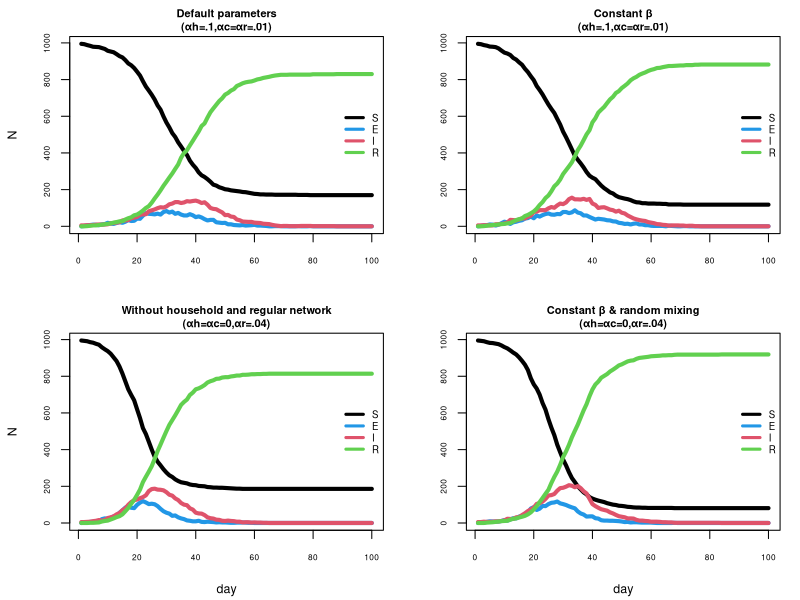

The R script that drew this image:
# Team Members: 
# 1. Shivasharini Govindasamy (Sharuuu27) - S2766392
# 2. Yu-Hsuan Hung (YuHsuan07) - S2793274
# 3. Yasuhiro Hara (hiroh-git) - S2826059

# Team Contributions:
# Yasuhiro - 
# Yu-Hsuan - 
# Shivasharini - 

## Code to [...].
## The challenge is that [...].
## 3 strategies are suggested:
## 1. [...].
## 2. [...].
## 3. [...].
## [...]. 

set.seed(0)
## Question 1
### To assign the n people to their unique household ID

n <- 1000
hmax <- 5

h <- sample(rep(1:n, times = sample(1:hmax, n, replace = TRUE))[1:n])


## Question 2
### To assign Sociability Parameter (Beta-i)
generate_beta <- function(n = 1000, bmu = 5e-5, bsc = 1e-5) {
  beta <- rgamma(n, shape=bmu/bsc, scale=bsc)
  return(beta)
}  

beta <- generate_beta()

### To assign regular network relations

get.net <- function(beta, h, nc = 15) {
  
  n <- length(beta) 
  mean_beta <- mean(beta)
  prob_denominator <- mean_beta^2 * (n - 1)
  
  network <- replicate(n, integer(0), simplify = FALSE) 
  #creating network list of all n people
  
  for (i in 1:(n - 1)) {
    for (j in (i + 1):n) { # to make sure the pairs are not itself
      if (h[i] == h[j]) { 
        next # if i and j of the same household, go to the next pair
      }
      
      link <- (nc * beta[i] * beta[j]) / prob_denominator 
      # probability of contact network
      
      link <- min(link, 1) # to ensure the probability does not exceed 1
      
      if (runif(1) < link) { # to check weather i and j are regular contacts
        network[[i]] <- c(network[[i]], j) # assign i to j's contact list
        network[[j]] <- c(network[[j]], i) # assign j to i's contact list
      }
    }
  }
  
  return(network)
}

alink <- get.net(beta, h)


## Question3
## SEIR simulation model with social structure
nseir <- function(beta, h, alink, alpha = c(.1, .01, .01), delta = .2, 
                  gamma = .4, nc = 15,nt = 100, pinf = .005) {
  ## beta = the transmission rate parameter;
  ## h = household each person belongs to;
  ## alpha = the daily probs I[i] -> S[j]
  ## gamma = daily prob E -> I; delta = daily prob I -> R;
  ## nc = Average contacts; nt = number of days
  ## pinf = initial proportion infected.
  
  ##Initialization 
  set.seed(0)
  n <- length(beta)
  x <- rep(0, n)
  ni <- round(n * pinf)
  
  ## Randomly set the initial number of infected individuals (I=2)
  x[sample(n, ni)] <- 2
  
  ## Pre-calculate constant denominator for 3rd way
  mean_beta <- mean(beta)
  prob_deno <- mean_beta^2 * (n - 1)
  
  ## Set up storage for each state
  S <- E <- I <- R <- rep(0, nt)
  
  ## Record initial population counts (Day 1)
  S[1] <- n-ni;I[1] <- ni
  
  ## Loop over the remaining days
  for (t in 2:nt) {
    
    u <- runif(n)          ## generate uniform random deviates
    I_idx <- which(x == 2) ## get infection indices
    
    x[x == 2 & u < delta] <- 3 ## I -> R with prob delta
    x[x == 1 & u < gamma] <- 2 ## E -> I with prob gamma
    
    # S -> E (Three ways)
    for (i in I_idx) {  ## Loop through each infector i
      h_id <- h[i]      ## get the household ID of i
      net <- alink[[i]] ## get the regular network contacts (indices) of i
      
      ## 1st way: household transmission
      ## find people who are S(0) and in i's household
      S_in_hh_idx <- which(x == 0 & h == h_id)
      ## check if there are any S targets in the household
      if (length(S_in_hh_idx) > 0) {
        ## generate uniform random deviates
        u_hh <- runif(length(S_in_hh_idx))
        ## determine who is infected (prob alpha[1]).
        x[S_in_hh_idx[u_hh < alpha[1]]] <- 1 ## S-> E with prob alpha[1]
      }
      
      ## 2nd way: Regular Network Transmission
      ## Filter out contacts who are still S(0)
      S_net_idx <- net[x[net] == 0]
      ### check if there are any S targets in the regular network
      if (length(S_net_idx) > 0) {
        ## generate uniform random deviates
        u_net <- runif(length(S_net_idx))
        ## determine who is infected (prob alpha[2])
        x[S_net_idx[u_net < alpha[2]]] <- 1 ## S-> E with prob alpha[2]
      }
      
      ## 3rd way: Irrespective Transmission
      S_all_idx <- which(x == 0)
      ## check if there are any S targets
      if (length(S_all_idx) > 0) {
        ## Setting P_random
        ## Use pmin to cap probability at 1
        P_random <- pmin(alpha[3] * nc * beta[i] * beta[S_all_idx] / prob_deno, 1)
        ## generate uniform random deviates
        u_random <- runif(length(S_all_idx))
        ## determine who is infected (prob P_random)
        x[S_all_idx[u_random < P_random]] <- 1 ## S-> E with prob P_random
      }
    }
    
    ## Store daily results
    S[t] <- sum(x == 0); E[t] <- sum(x == 1)
    I[t] <- sum(x == 2); R[t] <- sum(x == 3)
  }
  
  return(list(S = S, E = E, I = I, R = R))
}


## Question4
## A function to nicely plot the dynamics of the simulated population states
plot_graphs <- function(alphas, betas, labels) {
  ## alphas = the daily probs I[i] -> S[j] in matrix format;
  ## betas = the transmission rate parameter in matrix format;
  ## labels = title of each parameter settings
  
  ## setting for plotting multiple graphs
  ncol <- length(alphas[1,])    ## set number of graphs to plot
  par(mfcol=c(2,ncol/2),        ## layout setting of the plot
      mar=c(4,4,2,1),           ## margin settings
      oma=c(.2,.2,.2,.2),       ## outer margin settings
      family="sans",            ## font style settings (Arial)
      cex.axis=.6, cex.lab=.9)  ## font size settings
  
  for (i in 1:ncol){
    ## draw y axis labels only on the first graph
    if (i<=2) scY <- "N" else scY <- ""      ## draw Y-axis label on the left graphs
    if (i%%2==0) scX <- "day" else scX <- "" ## draw X-asix label on the bottom graphs
    
    ## Simulate SEIR model with nseir function
    epi <- nseir(beta=betas[,i],h,alink,alpha=alphas[,i])
    
    ## plot simulated data
    plot(epi$S,ylim=c(0,max(epi$S)),xlab=scX,ylab=scY,
         main=labels[i],
         type="l",cex=.5,cex.main=.8,lwd=4)     ## S (black)
    lines(epi$E,col=4,type="l",cex=.5,lwd=4)    ## E (blue)
    lines(epi$I,col=2,type="l",cex=.5,lwd=4)    ## I (red)
    lines(epi$R,col=3,type="l",cex=.5,lwd=4)    ## I (red)
    legend(x="right",y="center",                ## legend
           legend=c("S", "E", "I", "R"), col=c(1, 4, 2, 3),
           lty=1, bty="n",cex=.7,lwd=3)
  }
}


## Question5
## Compare 4 scenarios and plot
### parameter inputs
alphas <- array(c(c(.1,.01,.01),
                  c(0,0,.04),
                  c(.1,.01,.01),
                  c(0,0,.04)),
                dim=c(3,4))

set.seed(0)
beta_u <- runif(n)
beta_mean <- rep(mean(beta_u),n)
betas <- array(c(beta_u,beta_u,beta_mean,beta_mean),
               dim=c(n,4))

labels <- c("Default parameters\n(αh=.1,αc=αr=.01)",
            "Without household and regular network\n(αh=αc=0,αr=.04)",
            "Constant β\n(αh=.1,αc=αr=.01)",
            "Constant β & random mixing\n(αh=αc=0,αr=.04)")

## Plot graphs
plot_graphs(alphas, betas, labels)
